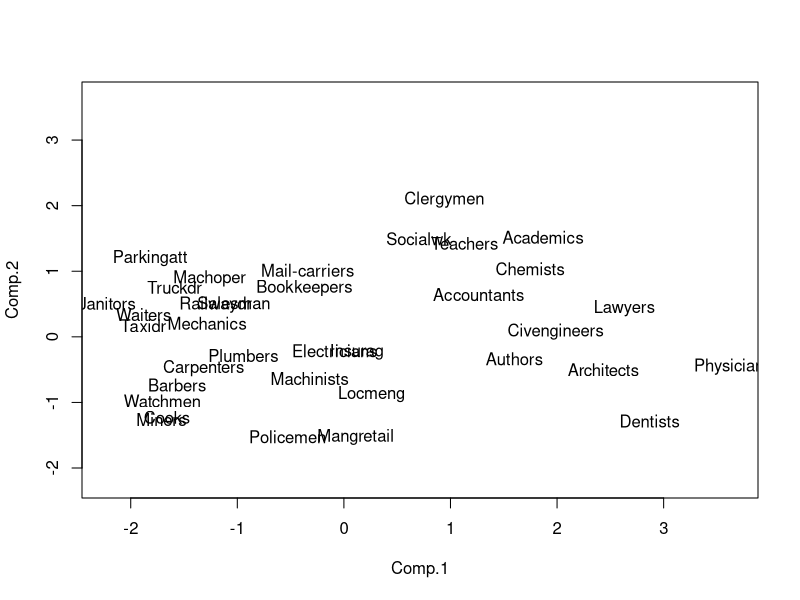

This figure's R source:
## ---- chunk 1
knitr::opts_chunk$set(echo = TRUE)
## ---- chunk 2
R <- matrix(c(
  1,      0.6579, 0.0034,
  0.6579, 1,     -0.0738,
  0.0034,-0.0738, 1
  ), ncol=3, byrow=T)

R_pc <- princomp(covmat=R)

# get component variances
varpc <- R_pc$sd^2
R_pc$loadings[, 1]   %*% diag(varpc[1])   %*% t(R_pc$loadings[, 1])
R_pc$loadings[, 1:2] %*% diag(varpc[1:2]) %*% t(R_pc$loadings[, 1:2])
# just to show the three components reproduce R
R_pc$loadings[, 1:3] %*% diag(varpc[1:3]) %*% t(R_pc$loadings[, 1:3])
## ---- chunk 3
R <- matrix(c(
  1    , 0.402, 0.396, 0.301, 0.305, 0.339, 0.340,
  0.402, 1    , 0.618, 0.150, 0.135, 0.206, 0.183, 
  0.396, 0.618, 1    , 0.321, 0.289, 0.363, 0.345,
  0.301, 0.150, 0.321, 1    , 0.846, 0.759, 0.661,
  0.305, 0.135, 0.289, 0.846, 1    , 0.797, 0.800,
  0.339, 0.206, 0.363, 0.759, 0.797, 1    , 0.736,
  0.340, 0.183, 0.345, 0.661, 0.800, 0.736, 1
  ), ncol=7,byrow=T)

labels <- c("HL", "HB", "FB", "LFinL", "LForL", "LFootL", "Height")
dimnames(R) <- list(labels, labels)

R

R_pc <- princomp(covmat = R)
summary(R_pc, loadings = TRUE)
## ---- chunk 4
prestige <- structure(
  c(82, 90, 76, 90, 87, 93, 90, 88, 89, 97, 59, 73, 81, 45, 39, 34, 41, 16,
    33, 53, 67, 57, 26, 29, 10, 15, 19, 10, 13, 24, 20, 7, 16, 11, 8, 41, 
    
    23.8, 37.5, 37, 20.7, 10.6, 14.2, 45.6, 31.9, 24.3, 31.9, 16, 16.8, 64.8, 
    47.3, 21.9, 16.5, 32.4, 24.1, 32.7, 30.8, 34.2, 34.5, 24.4, 29.4, 14.4, 
    41.7, 19.2, 24.9, 17.9, 15.7, 36, 24.4, 42.2, 38.2, 20.3, 47.6, 
    
    3977, 5509, 4303, 4091, 2410, 4366, 6448, 4590, 6284, 8302, 3176, 3456, 
    4700, 3806, 2828, 3480, 3771, 2543, 2450, 3447, 4648, 3303, 2693, 3353, 
    1898, 2410, 3424, 2213, 2590, 2915, 2357, 1942, 2249, 2551, 1866, 2866, 
    
    14.4, 16, 15.6, 16, 16, 16, 16, 16, 16, 16, 15.8, 16, 12.2, 11.6, 12.7,
    12.2, 12.7, 12.1, 8.7, 11.1, 8.8, 9.6, 9.4, 9.3, 10.3, 8.2, 9.2, 8.9, 9.6, 
    9.6, 8.8, 9.8, 8.7, 8.5, 8.2, 10.6), 

.Dim = c(36L, 4L), 
.Dimnames = list(c("Accountants", "Architects", "Authors", "Chemists", 
                   "Clergymen", "Academics", "Dentists", "Civengineers",
                   "Lawyers", "Physicians", "Socialwk", "Teachers",
                   "Mangmanuf", "Mangretail", "Bookkeepers", "Mail-carriers", 
                   "Insurag", "Salesman", "Carpenters", "Electricians", 
                   "Locmeng", "Machinists", "Mechanics", "Plumbers", 
                   "Parkingatt", "Miners", "Railwaydr", "Taxidr", "Truckdr",
                   "Machoper", "Barbers", "Waiters", "Cooks", "Watchmen", 
                   "Janitors", "Policemen"), 
                 c("Prestige", "Suicide", "Medinc", "Medianschy")
                 )
  )
head(prestige); tail(prestige)

prestige_pc <- princomp(prestige, cor = TRUE)
summary(prestige_pc, loadings = TRUE)

# use first two component scores to plot the data
xlim <- range(prestige_pc$scores[, 1])
plot(prestige_pc$scores[, 1:2], ylim = xlim, type = "n")
text(prestige_pc$scores[, 1:2], row.names(prestige), cex=1) # abbreviate() may also be used

options(digits=3)
cbind(prestige_pc$scores[, 1:2]) # helpful in interpreting the plot
